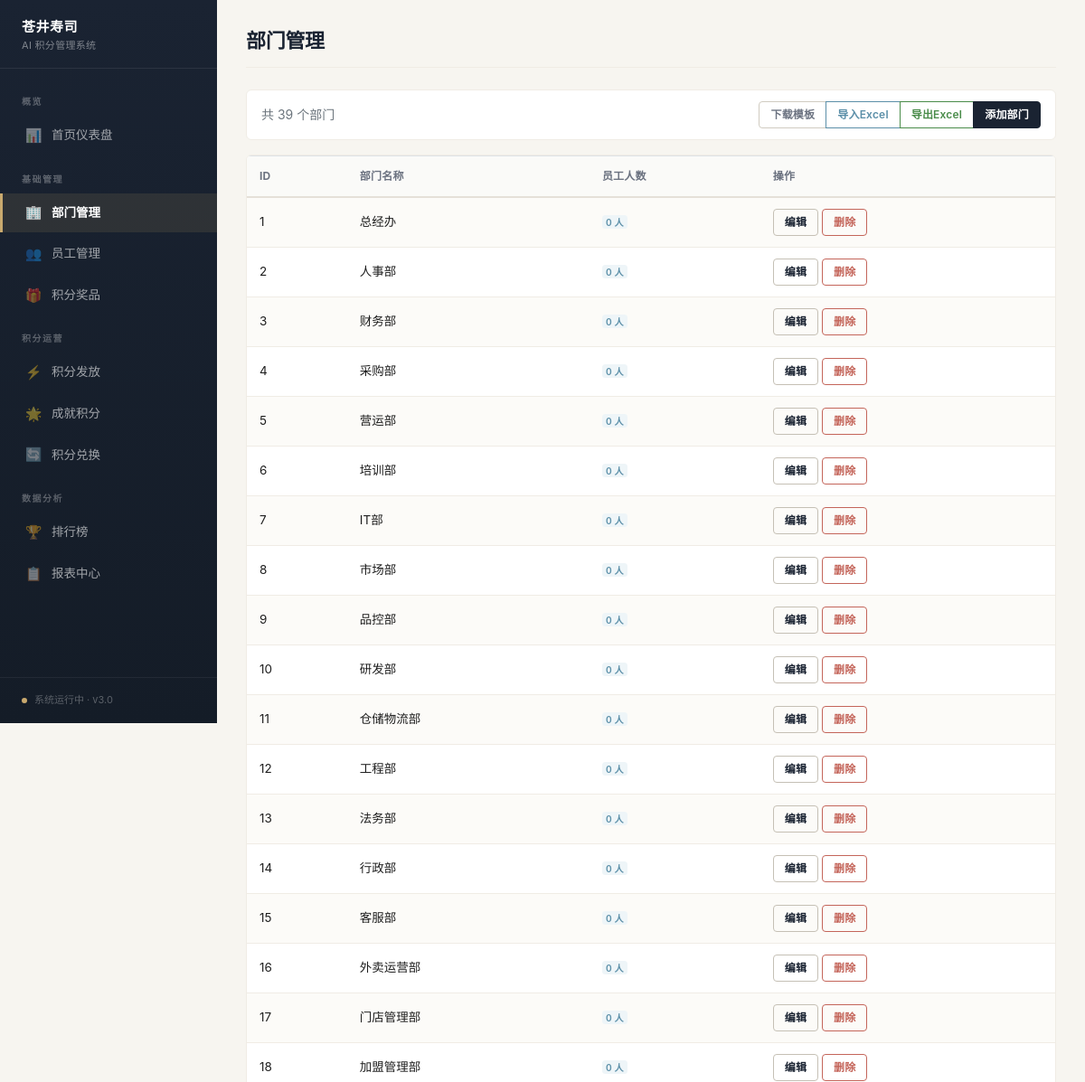
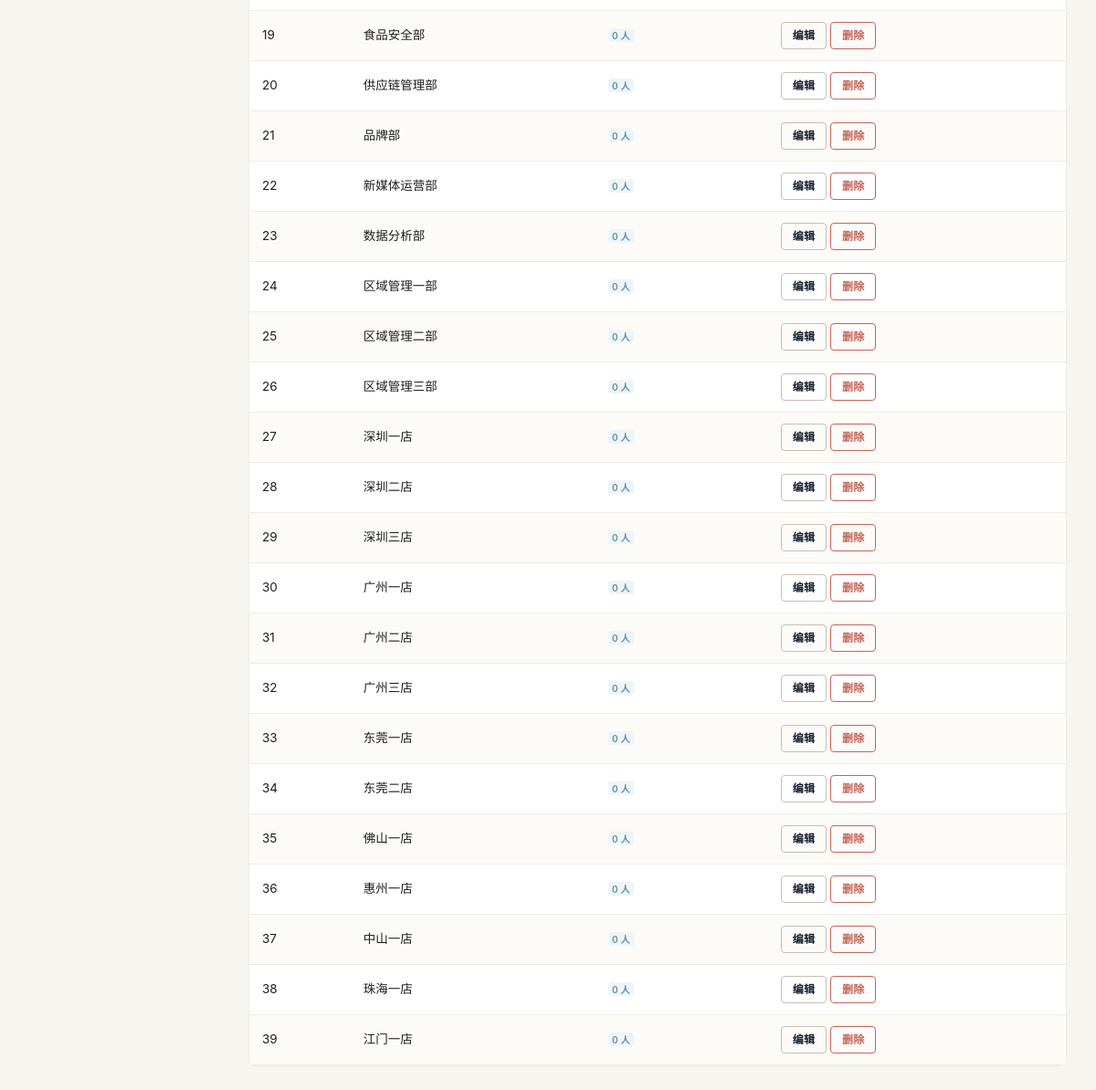
Page /pages/department.php on the committed database (2 pictures, top to bottom).
### tables this page shows
CREATE TABLE departments (
        id   INTEGER PRIMARY KEY AUTOINCREMENT,
        name TEXT    NOT NULL UNIQUE
    );

### pages/department.php (the view, shortened to what this page needs)
<?php
require_once __DIR__ . '/../includes/layout.php';
$db = getDB();
$deptStmt = $db->query(
    'SELECT d.id, d.name,
            COUNT(e.id) AS employee_count
     FROM departments d
     LEFT JOIN employees e ON e.department_id = d.id
     GROUP BY d.id
     ORDER BY d.id'
);
$departments = $deptStmt->fetchAll();
?>
<div class="page-header">
    <h2>部门管理</h2>
</div>
<div class="filter-bar">
    <div class="form-inline">
        <span class="text-muted">共 <?php echo count($departments); ?> 个部门</span>
    </div>
    <div class="btn-group">
        <a href="/includes/excel_handler.php?action=template_department" class="btn btn-outline-secondary btn-sm">下载模板</a>
        <button type="button" class="btn btn-outline-info btn-sm" data-toggle="modal" data-target="#importModal">导入Excel</button>
        <a href="/includes/excel_handler.php?action=export_departments" class="btn btn-outline-success btn-sm">导出Excel</a>
        <button type="button" class="btn btn-primary btn-sm" data-toggle="modal" data-target="#addModal">添加部门</button>
    </div>
</div>
<div class="table-responsive">
    <table class="table table-striped table-hover">
        <thead>
            <tr>
                <th>ID</th>
                <th>部门名称</th>
                <th>员工人数</th>
                <th>操作</th>
            </tr>
        </thead>
        <tbody>
            <?php if (empty($departments)): ?>
                <tr>
                    <td colspan="4">
                        <div class="empty-state"><p>暂无部门数据</p></div>
                    </td>
                </tr>
            <?php else: ?>
                <?php foreach ($departments as $dept): ?>
                <tr>
                    <td><?php echo $dept['id']; ?></td>
                    <td><?php echo htmlspecialchars($dept['name'], ENT_QUOTES, 'UTF-8'); ?></td>
                    <td>
                        <span class="badge badge-info"><?php echo $dept['employee_count']; ?> 人</span>
                    </td>
                    <td>
                        <button type="button"
                                class="btn btn-sm btn-outline-primary btn-edit"
                                data-toggle="modal"
                                data-target="#editModal"
                                data-id="<?php echo $dept['id']; ?>"
                                data-name="<?php echo htmlspecialchars($dept['name'], ENT_QUOTES, 'UTF-8'); ?>">
                            编辑
                        </button>
                        <button type="button"
                                class="btn btn-sm btn-outline-danger btn-delete"
                                data-id="<?php echo $dept['id']; ?>"
                                data-name="<?php echo htmlspecialchars($dept['name'], ENT_QUOTES, 'UTF-8'); ?>"
                                data-count="<?php echo $dept['employee_count']; ?>">
                            删除
                        </button>
                    </td>
                </tr>
                <?php endforeach; ?>
            <?php endif; ?>
        </tbody>
    </table>
</div>

### assets/css/style.css (style rules this page uses)
:root { --color-navy: #1a2332; --color-navy-light: #243447; --color-navy-dark: #141c27; --color-gold: #c9a96e; --color-gold-light: #ddc08a; --color-gold-dark: #b8944d; --color-cream: #f7f5f0; --color-cream-dark: #ede8df; --color-white: #ffffff; --color-text: #1e1e1e; --color-text-secondary: #6b7280; --color-text-muted: #9ca3af; --color-border: #e5e0d8; --color-border-light:#f0ece5; --color-success: #4a8c4a; --color-success-bg: #edf7ed; --color-warning: #d4956a; --color-warning-bg: #fef6f0; --color-danger: #c4655a; --color-danger-bg: #fef5f4; --color-info: #5b8fa8; --color-info-bg: #eef5f8; --color-l0: #8899aa; --color-l1: #5b8fa8; --color-l2: #4a8c4a; --color-l3: #d4956a; --color-l4: #c4655a; --font-system: -apple-system, BlinkMacSystemFont, "Segoe UI", "Microsoft YaHei", "PingFang SC", "Hiragino Sans GB", "Noto Sans SC", sans-serif; --font-mono: "SF Mono", "Cascadia Code", "Consolas", "Monaco", monospace; --space-xs: 4px; --space-sm: 8px; --space-md: 16px; --space-lg: 24px; --space-xl: 32px; --space-2xl: 48px; --sidebar-width: 240px; --radius-sm: 4px; --radius-md: 6px; --radius-lg: 10px; --shadow-sm: 0 1px 2px rgba(26, 35, 50, 0.06); --shadow-md: 0 2px 8px rgba(26, 35, 50, 0.08); --shadow-lg: 0 4px 16px rgba(26, 35, 50, 0.12); --transition-fast: 0.15s ease; --transition-normal: 0.25s ease; }
html, body { margin: 0; padding: 0; height: 100%; font-family: var(--font-system); font-size: 14px; line-height: 1.6; color: var(--color-text); background: var(--color-cream); -webkit-font-smoothing: antialiased; -moz-osx-font-smoothing: grayscale; }
a { color: var(--color-gold-dark); transition: color var(--transition-fast); }
.page-header { margin-bottom: var(--space-lg); padding-bottom: var(--space-md); border-bottom: 1px solid var(--color-border-light); }
.page-header h2 { font-size: 22px; font-weight: 700; color: var(--color-navy); margin: 0; letter-spacing: -0.3px; }
.filter-bar { display: flex; align-items: center; justify-content: space-between; margin-bottom: var(--space-md); flex-wrap: wrap; gap: 10px; padding: 12px 16px; background: var(--color-white); border-radius: var(--radius-md); border: 1px solid var(--color-border-light); }
.filter-bar .form-inline { display: flex; align-items: center; gap: 8px; }
.table { margin-bottom: 0; font-size: 13.5px; }
.table thead th { background: #fafaf8; border-bottom: 2px solid var(--color-border); font-weight: 700; color: var(--color-text-secondary); font-size: 12px; text-transform: none; white-space: nowrap; padding: 12px 14px; letter-spacing: 0.2px; }
.table td { vertical-align: middle; padding: 12px 14px; border-bottom: 1px solid var(--color-border-light); color: var(--color-text); }
.table-hover tbody tr { transition: background-color var(--transition-fast); }
.table-striped tbody tr:nth-of-type(odd) { background-color: #fcfbf8; }
.table-responsive { border-radius: var(--radius-md); border: 1px solid var(--color-border-light); overflow: hidden; background: var(--color-white); }
.badge { font-weight: 600; letter-spacing: 0.2px; }
.badge-info { background: var(--color-info-bg); color: var(--color-info); }
.btn { font-weight: 600; font-size: 13px; letter-spacing: 0.2px; border-radius: var(--radius-sm); padding: 7px 16px; transition: all var(--transition-fast); }
.btn-sm { padding: 5px 12px; font-size: 12px; }
.btn-primary { background: var(--color-navy); border-color: var(--color-navy); }
.btn-outline-primary { color: var(--color-navy); border-color: #c5c0b5; }
.btn-outline-secondary { color: var(--color-text-secondary); border-color: #d0cbc0; }
.btn-outline-success { color: var(--color-success); border-color: var(--color-success); }
.btn-outline-info { color: var(--color-info); border-color: var(--color-info); }
.btn-outline-danger { color: var(--color-danger); border-color: var(--color-danger); }

### rows in the picture
departments: id "1", name "总经办", employee_count "0"
departments: id "2", name "人事部", employee_count "0"
departments: id "3", name "财务部", employee_count "0"
departments: id "4", name "采购部", employee_count "0"
departments: id "5", name "营运部", employee_count "0"
departments: id "6", name "培训部", employee_count "0"
departments: id "7", name "IT部", employee_count "0"
departments: id "8", name "市场部", employee_count "0"
departments: id "9", name "品控部", employee_count "0"
departments: id "10", name "研发部", employee_count "0"
departments: id "11", name "仓储物流部", employee_count "0"
departments: id "12", name "工程部", employee_count "0"
departments: id "13", name "法务部", employee_count "0"
departments: id "14", name "行政部", employee_count "0"
departments: id "15", name "客服部", employee_count "0"
departments: id "16", name "外卖运营部", employee_count "0"
departments: id "17", name "门店管理部", employee_count "0"
departments: id "18", name "加盟管理部", employee_count "0"
departments: id "19", name "食品安全部", employee_count "0"
departments: id "20", name "供应链管理部", employee_count "0"
departments: id "21", name "品牌部", employee_count "0"
departments: id "22", name "新媒体运营部", employee_count "0"
departments: id "23", name "数据分析部", employee_count "0"
departments: id "24", name "区域管理一部", employee_count "0"
departments: id "25", name "区域管理二部", employee_count "0"
departments: id "26", name "区域管理三部", employee_count "0"
departments: id "27", name "深圳一店", employee_count "0"
departments: id "28", name "深圳二店", employee_count "0"
departments: id "29", name "深圳三店", employee_count "0"
departments: id "30", name "广州一店", employee_count "0"
departments: id "31", name "广州二店", employee_count "0"
departments: id "32", name "广州三店", employee_count "0"
departments: id "33", name "东莞一店", employee_count "0"
departments: id "34", name "东莞二店", employee_count "0"
departments: id "35", name "佛山一店", employee_count "0"
departments: id "36", name "惠州一店", employee_count "0"
departments: id "37", name "中山一店", employee_count "0"
departments: id "38", name "珠海一店", employee_count "0"
departments: id "39", name "江门一店", employee_count "0"

### other values in the picture
$group['label'] "概览"
$item['icon'] "📊"
$item['label'] "首页仪表盘"
$group['label'] "基础管理"
$item['icon'] "🏢"
$item['label'] "部门管理"
$item['icon'] "👥"
$item['label'] "员工管理"
$item['icon'] "🎁"
$item['label'] "积分奖品"
$group['label'] "积分运营"
$item['icon'] "⚡"
$item['label'] "积分发放"
$item['icon'] "🌟"
$item['label'] "成就积分"
